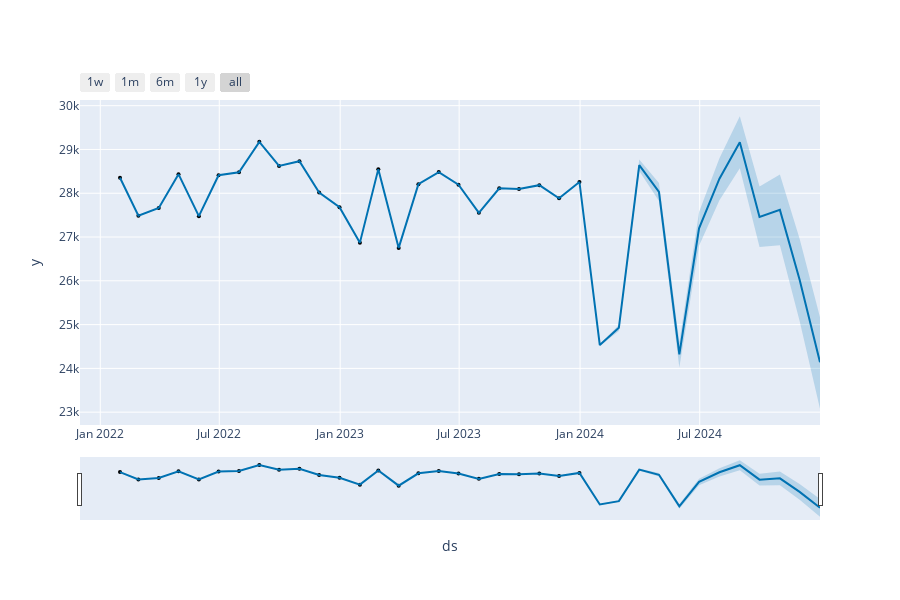
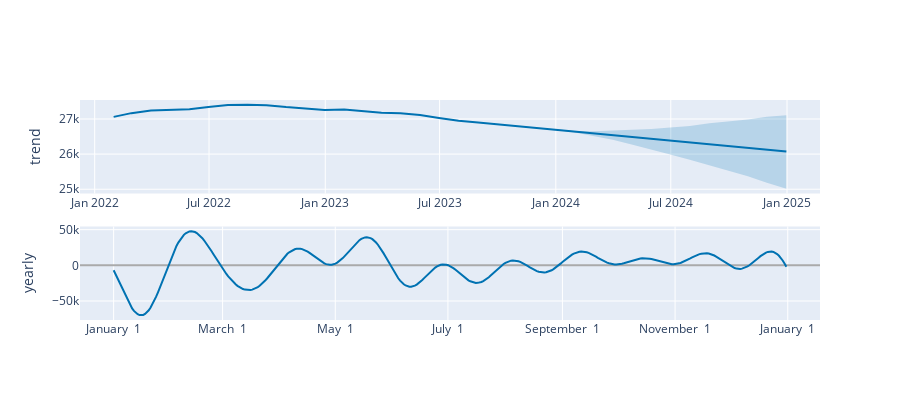

The notebook cell saved with these charts, in order:
### Code cell
from prophet.plot import plot_plotly, plot_components_plotly

# Plot the forecast
fig_forecast = plot_plotly(model, forecast)
fig_forecast.show()

# Plot the forecast components
fig_components = plot_components_plotly(model, forecast)
fig_components.show()
